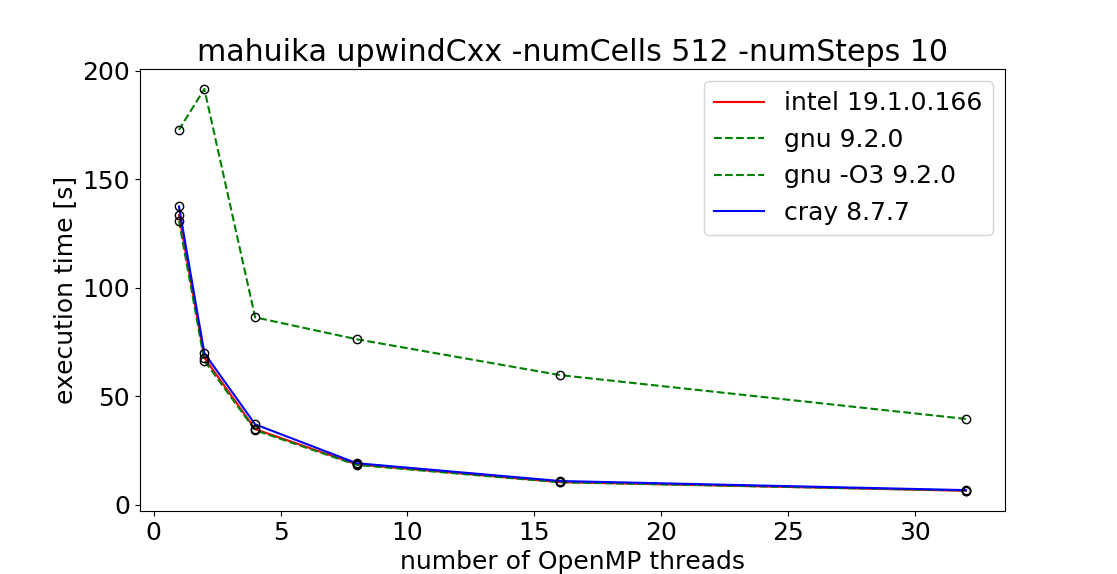

Here is the Python script that generated this plot:
import matplotlib
import numpy as np
import matplotlib.pyplot as plt
font = {'family' : 'normal',
        'size'   : 18}

matplotlib.rc('font', **font)
from matplotlib import pylab

# for nth in 36 24 18 12 4 2 1; do export OMP_NUM_THREADS=$nth; time ./upwind/cxx/upwindCxx -numCells 512 -numSteps 10 ; done

# upwindCxx -numCells 512 -numSteps 10
nthreads_mahuika = [32, 16, 8, 4, 2, 1]

# Release
intel_times = [6.5, 10.5, 18.7, 34.9, 1*60+7.8, 2*60+13.5]
gnu_times = [39.6, 59.8, 1*60+16.3, 1*60+26.4, 3*60+11.6, 2*60+52.8]
gnuO3_times = [6.6, 10.4, 18.4, 34.4, 1*60+6.4, 2*60+10.7]
cray_times = [6.8, 11.0, 19.2, 37.1, 1*60+9.9, 2*60+17.5]


pylab.figure(1)
pylab.plot(nthreads_mahuika, intel_times, 'r-')
pylab.plot(nthreads_mahuika, gnu_times, 'g--')
pylab.plot(nthreads_mahuika, gnuO3_times, 'g--')
pylab.plot(nthreads_mahuika, cray_times, 'b-')
pylab.legend(['intel 19.1.0.166', 'gnu 9.2.0', 'gnu -O3 9.2.0', 'cray 8.7.7'])
pylab.xlabel('number of OpenMP threads')
pylab.ylabel('execution time [s]')
pylab.title('mahuika upwindCxx -numCells 512 -numSteps 10')
pylab.plot(nthreads_mahuika, intel_times, 'ko', markerfacecolor='None')
pylab.plot(nthreads_mahuika, gnu_times, 'ko', markerfacecolor='None')
pylab.plot(nthreads_mahuika, gnuO3_times, 'ko', markerfacecolor='None')
pylab.plot(nthreads_mahuika, cray_times, 'ko', markerfacecolor='None')

pylab.show()
